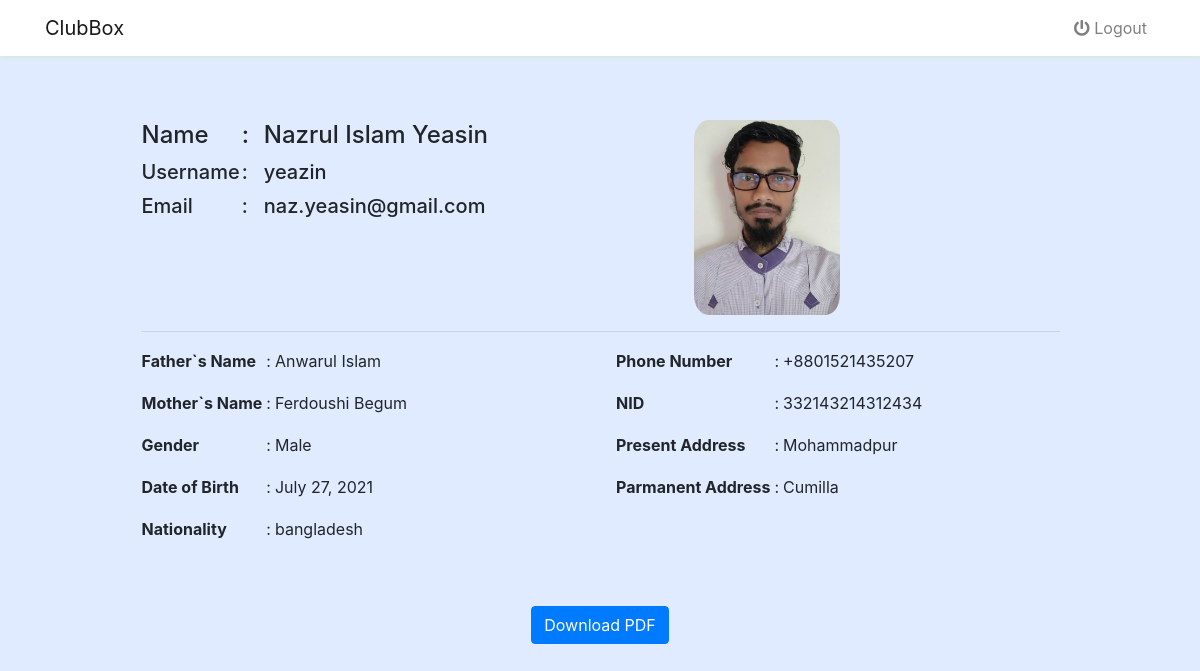
Page /member/view/9a4312ec63e247338ec0c26a092c26ae on the committed database.
### club/models.py (models this page shows, shortened)
class TimeSince(models.Model):
    created_at = models.DateTimeField(auto_now_add=True, null=True)
    updated_at = models.DateTimeField(auto_now=True, null=True)
    class Meta:
        abstract = True

class Member(TimeSince):
    id = models.UUIDField(primary_key=True, editable=False, default=uuid.uuid4)
    user = models.OneToOneField(User, on_delete=models.CASCADE, null=True, related_name='member')
    image = models.ImageField(upload_to = 'user/member', null=True)
    name = models.CharField(max_length=300, null=True, blank=True)
    f_name = models.CharField(max_length=300, null=True, blank=True, verbose_name='Father`s Name')
    m_name = models.CharField(max_length=300, null=True, blank=True, verbose_name='Mother`s Name')
    gender = models.ForeignKey(Gender, on_delete=models.SET_NULL, null=True)
    dob = models.DateField(auto_now= False, null=True)
    phone_number = models.CharField(max_length=20, null=True, blank=True, verbose_name='Phone Number')
    nationality = models.CharField(max_length=100, null=True)
    present_address = models.CharField(max_length=400, null=True, verbose_name='Present Address')
    parmanent_address = models.CharField(max_length=400, null=True, verbose_name='Parmanent Address')
    nid = models.CharField(max_length=16, null=True)

class User(AbstractBaseUser, PermissionsMixin):
    username = models.CharField(max_length=100, unique=True)
    email = models.EmailField(_('email_address'), unique=True)
    password = models.CharField(max_length=200)
    confirm_password = models.CharField(max_length=200)
    USERNAME_FIELD = 'email'
    REQUIRED_FIELDS = []
    objects = CustomUserManager()
    is_admin = models.BooleanField(default=False)
    is_staff = models.BooleanField(default=False)
    is_active = models.BooleanField(default=True)

class Gender(models.Model):
    name = models.CharField(max_length=100, null=True)
    def __str__(self):
        return self.name

### club/views.py (the view)
# urls.py: path('member/view/<str:id>',views.SingleMember.as_view(),name='single_member'),
class SingleMember(View):
    def get(self,request,id,*args,**kwargs):
        context={
            'member':get_object_or_404(Member,id=id)
        }
        return render(request,'dashboard/single_member.html', context )

### templates/dashboard/single_member.html (shortened to what this page needs)
{% extends 'base/base.html' %}
{% block body %}
<div class="container">
    <div id="main">
    <div class="row justify-content-center" >
            <div class="col-md-7 col-lg-11">
                <div class="p-4 p-md-5 mt-3">
                    <div class="row">
                        <div class="col-7">
                            <table>
                                <tr>
                                    <td><h4>Name</h4></td>
                                    <td><h4> : &nbsp;</h4> </td>
                                    <td> <h4>{{ member.name }}</h4></td>
                                </tr>
                                <tr>
                                    <td><h5>Username </h5></td>
                                    <td><h5>:</h5></td>
                                    <td><h5>{{ member.user.username }}</h5></td>
                                </tr>
                                <tr>
                                    <td><h5>Email </h5></td>
                                    <td><h5>:</h5></td>
                                    <td><h5>{{ member.user.email }}</h5></td>
                                </tr>
                            </table>
                        </div>
                        <div class="col-5 ">
                            <img src="{{ member.image.url }}" style="width: 40%;border-radius: 10%;" alt="">
                        </div>
                    </div>
                    <hr>
                    <div class="row">
                        <div class="col ">
                            <table >
                                <tr>
                                    <td><p><strong>Father`s Name </strong></p></td>
                                    <td> </td>
                                    <td><p>:</p></td>
                                    <td> </td>
                                    <td><p>{{ member.f_name }}</p></td>
                                </tr>
                                    <td><p><strong>Mother`s Name</strong> </p></td>
                                    <td> </td>
                                    <td><p>:</p></td>
                                    <td> </td>
                                    <td><p>{{ member.m_name }}</p></td>
                                <tr>
                                    <td><p><strong>Gender</strong> </p></td>
                                    <td> </td>
                                    <td><p>:</p></td>
                                    <td> </td>
                                    <td><p>{{ member.gender }}</p></td>
                                </tr>
                                <tr>
                                    <td><p><strong>Date of Birth</strong></p></td>
                                    <td> </td>
                                    <td><p>:</p></td>
                                    <td> </td>
                                    <td><p>{{ member.dob }}</p></td>
                                </tr>
                                <tr>
                                    <td><p><strong>Nationality</strong></p></td>
                                    <td> </td>
                                    <td><p>:</p></td>
                                    <td> </td>
                                    <td><p>{{ member.nationality }}</p></td>
                                </tr>
                            </table>
                        </div>
                        <div class="col">
                            <table>
                                <tr>
                                    <td><p><strong>Phone Number</strong></p></td>
                                    <td> </td>
                                    <td><p>:</p></td>
                                    <td> </td>
                                    <td><p>{{ member.phone_number }}</p></td>
                                </tr>
                                <tr>
                                    <td><p><strong>NID</strong></p></td>
                                    <td> </td>
                                    <td><p>:</p></td>
                                    <td> </td>
                                    <td><p>{{ member.nid }}</p></td>
                                </tr>
                                <tr>
                                    <td><p><strong>Present Address</strong> </p></td>
                                    <td> </td>
                                    <td><p>:</p></td>
                                    <td> </td>
                                    <td><p>{{ member.present_address }}</p></td>
                                </tr>
                                <tr>
                                    <td><p><strong>Parmanent Address</strong> </p></td>
                                    <td> </td>
                                    <td><p>:</p></td>
                                    <td> </td>
                                    <td><p>{{ member.parmanent_address  }}</p></td>
                                </tr>
                            </table>
                        </div>
                    </div>
                </div>
            </div>
        </div>
    </div>
</div>
<div class=" text-center">
    <button class="btn btn-primary btn-md clearfix hidden-print" id="download"> Download PDF</button>
</div>
{% endblock %}

### static/css/custom.css (style rules this page uses)
body { background-color: #e0ebff; }

### rows in the picture
Member: name "Nazrul Islam Yeasin", user.username "yeazin", user.email "naz.yeasin@gmail.com", image (picture), f_name "Anwarul Islam", m_name "Ferdoushi Begum", gender "Male", dob "July 27, 2021", nationality "bangladesh", phone_number "+8801521435207", nid "332143214312434", present_address "Mohammadpur", parmanent_address "Cumilla"
